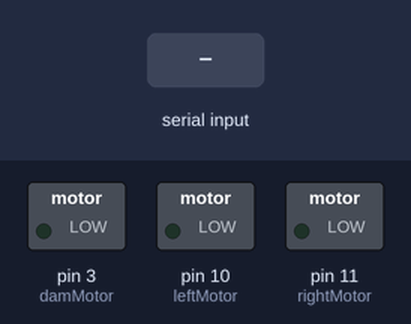
Bench run of a sketch on a simulated Arduino Uno, built with avr-gcc and run on an emulated ATmega328P. Shown: switched loads named in the sketch (green lamp = pin HIGH). Inputs (shaded band) come from the test bench. What the sketch prints to the serial monitor is not drawn.

Above: at 1.2 s.
1.3 s: "u" received over Serial
At 1.9 s:
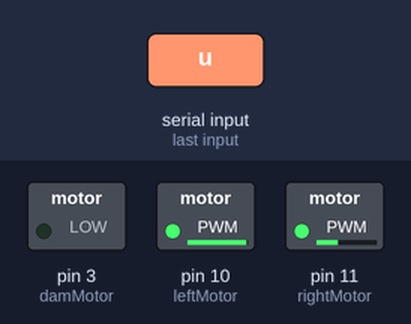
2.8 s: "d" received over Serial
At 4.0 s:
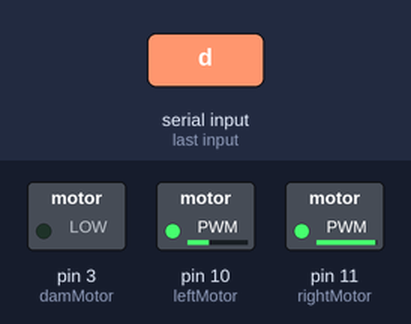
4.3 s: "l" received over Serial
At 5.4 s:
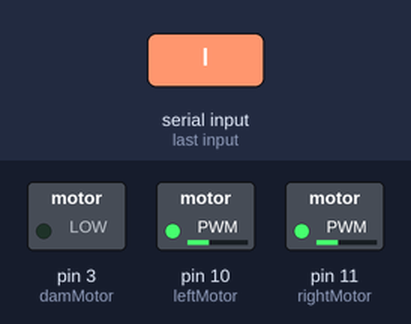
5.8 s: "r" received over Serial
At 6.5 s:
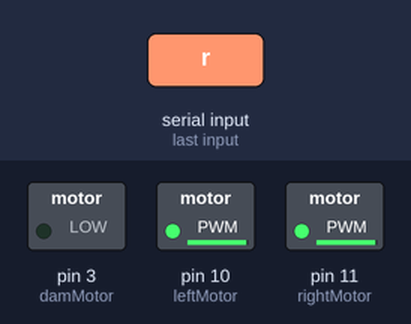
7.3 s: "c" received over Serial
At 7.6 s:
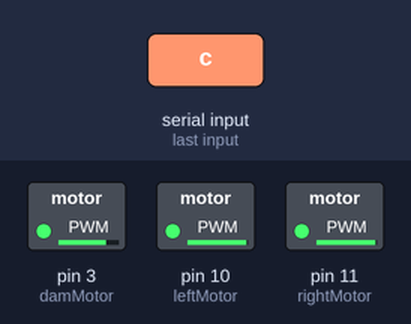
8.8 s: "a" received over Serial
At 10.0 s:
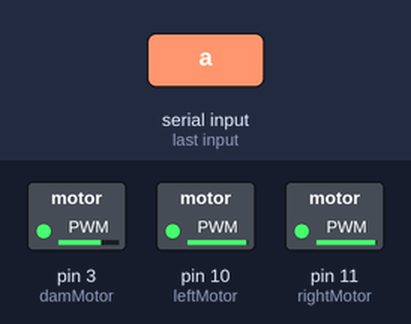
Timing chart, 0 to 11.3 s (numbered marks = the images above; inputs shaded):
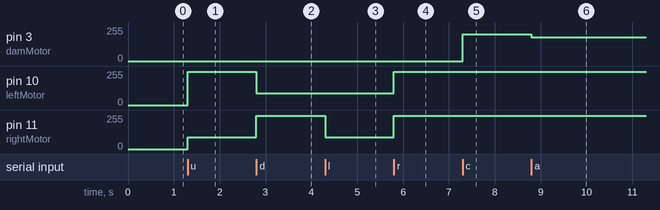

The sketch:

ENSC_CompRobot.ino
```cpp
int rightMotor = 11;
int leftMotor = 10;
int damMotor = 3;
int Ddown = 200;
int Dup = 90;
int Rforward = 90;
int Lbackward = 90;
int Rbackward = 250;
int Lforward = 250;
int stopMoving = 190;
//185-190 is stop
//90 fast clockwise
//240 fast reverse

void setup() {
  Serial.begin(115200); // make sure it's the same on both sides
  pinMode(rightMotor, OUTPUT);
  pinMode(leftMotor, OUTPUT);
}

void up()
{
  Serial.write('R');  // RED
  analogWrite(rightMotor, Rforward);
  analogWrite(leftMotor, Lforward);
}

void down()
{
  Serial.write('G');  // GREEN
  analogWrite(rightMotor, Rbackward);
  analogWrite(leftMotor, Lbackward);
}

void left()
{
  Serial.write('Y');  // YELLOW
  analogWrite(rightMotor, Rforward);
  analogWrite(leftMotor, Lbackward);
}

void right()
{
  Serial.write('O');  // ORANGE
  analogWrite(rightMotor, Rbackward);
  analogWrite(leftMotor, Lforward);
}

void stophard(){
  Serial.write('B');  // BLACK
  analogWrite(rightMotor, 0);
  analogWrite(leftMotor, 0);
  analogWrite(damMotor, 0);
}

void damUp(){
  Serial.write('R');  // RED
  analogWrite(damMotor, 200);
}

void damDown(){
  Serial.write('G');  // GREEN
  analogWrite(damMotor, 180);
}

void loop() {
  char incomingChar = 0;   // for incoming serial data

  if (Serial.available() > 0) {
    incomingChar = Serial.read();
    switch (incomingChar) {
      case 'u':
        up();
        break;
      case 'd':
        down();
        break;
      case 'l':
        left();
        break;
      case 'r':
        right();
        break;
      case 'c':
        damUp();
        break;
      case 'a':
        damDown();
        break;
      case 's':
        stophard();
        break;
      default:
        Serial.write('B');  // BLACK
        break;
    }
  } else incomingChar = 0; // not really needed but in case you want to do things in the loop upon receiving new chars. if (incomingChar == 0) then no new char was received, otherwise later in the loop you still have the char received
}
```

Measured:
- after the input at 1.3 s, pin 10 (leftMotor): 0/255 → 250/255 at once; pin 11 (rightMotor): 0/255 → 90/255 at once
- after the input at 2.8 s, pin 10 (leftMotor): 250/255 → 90/255 at once; pin 11 (rightMotor): 90/255 → 250/255 at once
- after the input at 4.3 s, pin 11 (rightMotor): 250/255 → 90/255 at once
- after the input at 5.8 s, pin 10 (leftMotor), pin 11 (rightMotor): 90/255 → 250/255 at once
- after the input at 7.3 s, pin 3 (damMotor): 0/255 → 200/255 at once
- after the input at 8.8 s, pin 3 (damMotor): 200/255 → 180/255 at once
